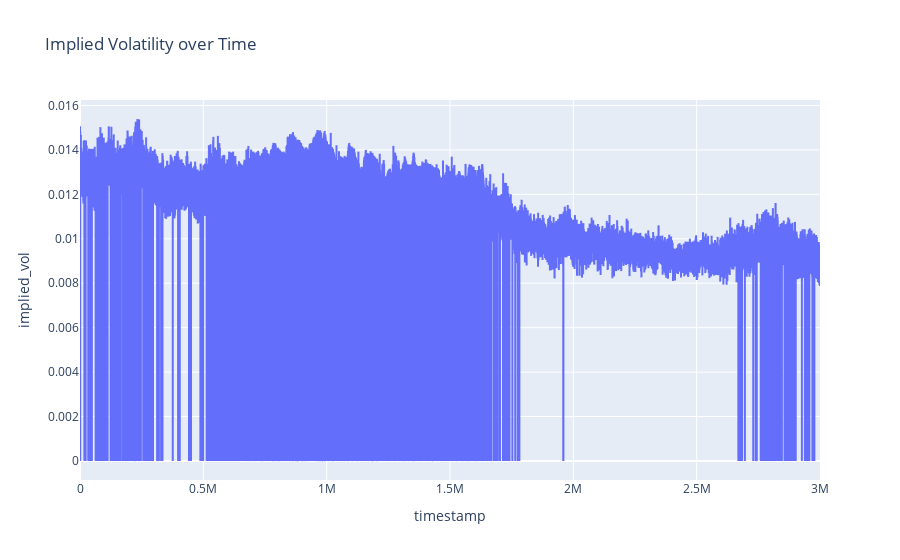

The notebook cell saved with this chart:
### Code cell
fig = px.line(df_volcanic_rock_voucher_9750, x='timestamp', y='implied_vol', title='Implied Volatility over Time')
fig.show()

### Figure 1 — Plotly figure (JSON) as saved in the notebook; plotly's stock layout.template omitted (floating-point values rounded to 4 significant figures; data arrays with more than 128 entries replaced by an {"elided": "..."} marker saying what was removed)
{"data": [{"hovertemplate": "timestamp=%{x}<br>implied_vol=%{y}<extra></extra>", "legendgroup": "", "line": {"color": "#636efa", "dash": "solid"}, "marker": {"symbol": "circle"}, "mode": "lines", "name": "", "showlegend": false, "type": "scattergl", "x": {"elided": "30000 int values"}, "xaxis": "x", "y": {"elided": "30000 float values"}, "yaxis": "y"}], "layout": {"legend": {"tracegroupgap": 0}, "title": {"text": "Implied Volatility over Time"}, "xaxis": {"anchor": "y", "domain": [0, 1], "title": {"text": "timestamp"}}, "yaxis": {"anchor": "x", "domain": [0, 1], "title": {"text": "implied_vol"}}}}
